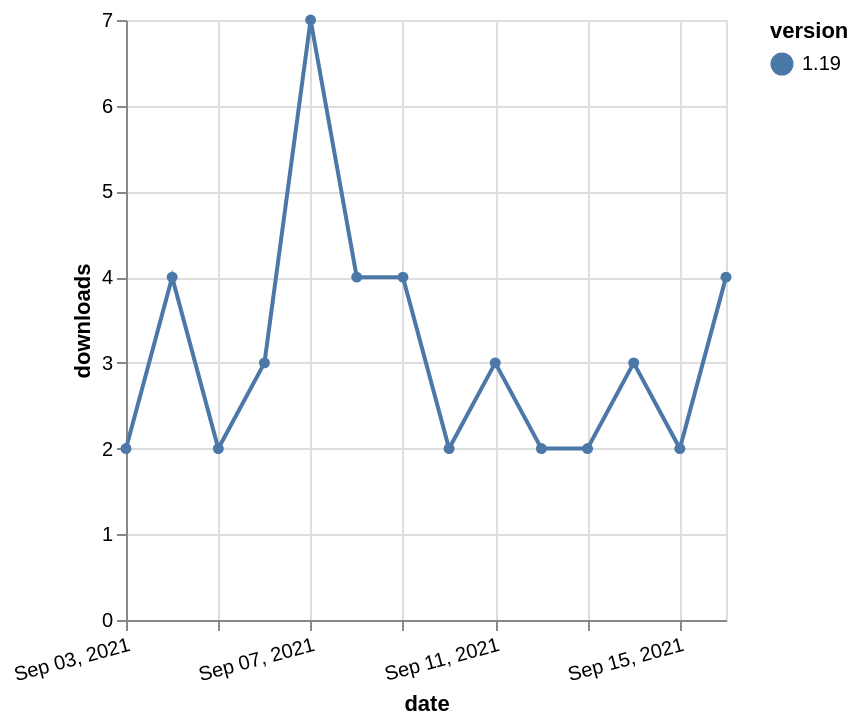

Write a Vega-Lite specification for this figure.
### Vega-Lite specification from a JSON file in a GitHub repository (floating-point values rounded to 4 significant figures)
{"$schema": "https://vega.github.io/schema/vega-lite/v5.json", "description": "A simple bar chart with embedded data.", "data": {"values": [{"date": "2021-09-03", "total": 3342, "delta": 2, "version": "1.19"}, {"date": "2021-09-04", "total": 3346, "delta": 4, "version": "1.19"}, {"date": "2021-09-05", "total": 3348, "delta": 2, "version": "1.19"}, {"date": "2021-09-06", "total": 3351, "delta": 3, "version": "1.19"}, {"date": "2021-09-07", "total": 3358, "delta": 7, "version": "1.19"}, {"date": "2021-09-08", "total": 3362, "delta": 4, "version": "1.19"}, {"date": "2021-09-09", "total": 3366, "delta": 4, "version": "1.19"}, {"date": "2021-09-10", "total": 3368, "delta": 2, "version": "1.19"}, {"date": "2021-09-11", "total": 3371, "delta": 3, "version": "1.19"}, {"date": "2021-09-12", "total": 3373, "delta": 2, "version": "1.19"}, {"date": "2021-09-13", "total": 3375, "delta": 2, "version": "1.19"}, {"date": "2021-09-14", "total": 3378, "delta": 3, "version": "1.19"}, {"date": "2021-09-15", "total": 3380, "delta": 2, "version": "1.19"}, {"date": "2021-09-16", "total": 3384, "delta": 4, "version": "1.19"}]}, "width": "container", "mark": {"type": "line", "point": {"filled": true}}, "encoding": {"x": {"field": "date", "type": "temporal", "timeUnit": "yearmonthdate", "title": "date", "axis": {"labelAngle": -15}}, "y": {"field": "delta", "type": "quantitative", "title": "downloads"}, "color": {"field": "version", "type": "nominal"}, "tooltip": {"field": "delta"}}}
